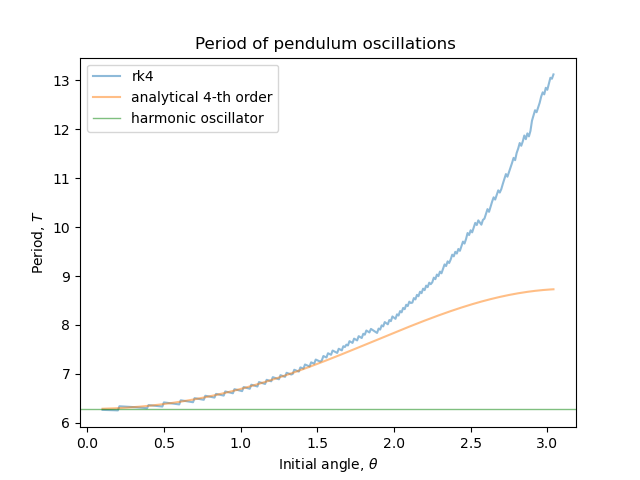

The script that saved this image:
""" From "COMPUTATIONAL PHYSICS", 3rd Ed, Enlarged Python eTextBook  
    by RH Landau, MJ Paez, and CC Bordeianu
    Copyright Wiley-VCH Verlag GmbH & Co. KGaA, Berlin;  Copyright R Landau,
    Oregon State Unv, MJ Paez, Univ Antioquia, C Bordeianu, Univ Bucharest, 2015.
    Support by National Science Foundation
    
    Simplified and adapted by Lev Kaplan 2019"""

# rk4.py 4th order Runge Kutta


from pylab import *
import numpy as np

ydumb = zeros(2);       y = zeros(2)
fReturn = zeros(2);     k1 = zeros(2, float)
k2 = zeros(2, float);   k3 = zeros((2), float) 
k4 = zeros((2), float)

def f( t, y):      # Force function: component 0 is position, component 1 is velocity
    fReturn[0] = y[1]       # d theta/dt  = omega
    fReturn[1] = - sin(y[0])     # d omega/dt = - (g/L) * sin (theta)
    return fReturn


def rk4(t,h,n):          # take one 4th order RK step          
                          # evolve y from time t to time t+h
                          # n is number of variables to evolve
                          # k1,k2,k3,k4 are four estimates for Delta y
    k1 = h*f(t, y)       # note that we use vector (array) notation instead of using loops
                         # see text for how to do this the long way with loops
    ydumb = y + k1/2     #estimate for midpoint using Euler
    k2 = h*f(t+h/2, ydumb) 
    ydumb = y + k2/2     #another estimate for midpoint
    k3 = h*f(t+h/2, ydumb)
    ydumb = y + k3       #estmate for endingn poitn of interval
    k4 = h*f(t+h, ydumb) 
    ynew = y + (k1 + 2*(k2 + k3) + k4)/6
    return ynew   

thetas = []
periods = []
theor_periods = []

for theta in np.arange(0.1, pi-0.1, 0.01):

    a = 0.  # evolve from time a to time b in n steps
    b = 100.
    n = 150
    t = a
    h = (b - a) / n

    y[0] = theta
    y[1] = 0  # initialize position and velocity

    time = []
    position = []

    roots = []
    pre_x = 0

    while (t < b):  # Time loop
        if ((t + h) > b):
            h = b - t  # Last step
        y = rk4(t, h, 2)
        t = t + h

        # Problem 1: Prepare lists of positions, velocities, energy and time
        x = y[0]
        v = y[1]
        position.append(x)
        time.append(t)

        # Problem 2: find roots of position function to evaluate period
        if len(position) > 1: pre_x = position[-2]
        if x * pre_x < 0: roots.append((x * t - pre_x * (t - h)) / (x - pre_x))
    thetas.append(theta)
    periods.append(2*average(np.diff(roots)))
    theor_periods.append( 2*pi*( 1 + (1/4)*(sin(theta/2))**2 + (9/64)*(sin(theta/2))**4) )

plot(thetas, periods, label='rk4', alpha=.5)
plot(thetas, theor_periods, label='analytical 4-th order', alpha=.5)
axhline(y=2*pi, linewidth=1, label='harmonic oscillator', alpha=.5, c ='green')
title('Period of pendulum oscillations ')
xlabel(r'Initial angle, $\theta$')
ylabel(r'Period, $T$')
legend()
savefig('06_03.png')
show()